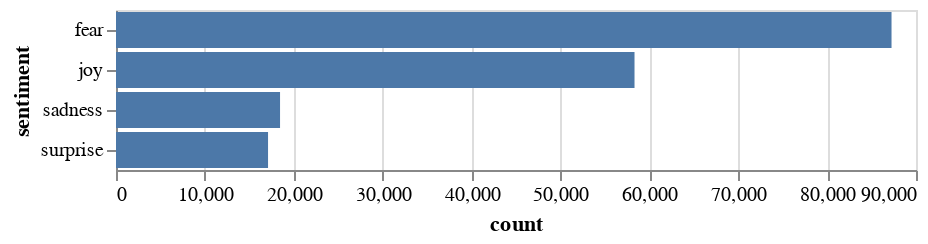

The cell this chart's notebook holds for it:
### Code cell
alt.Chart(sentiment_count).mark_bar().encode(
    x='count',
    y='sentiment'
)

### Figure 1 — Vega-Lite specification as saved in the notebook (floating-point values rounded to 4 significant figures)
{"config": {"view": {"continuousWidth": 400, "continuousHeight": 300}}, "data": {"name": "data-a66b9203c15ca587a7ff727db6799b49"}, "mark": "bar", "encoding": {"x": {"type": "quantitative", "field": "count"}, "y": {"type": "nominal", "field": "sentiment"}}, "$schema": "https://vega.github.io/schema/vega-lite/v4.8.1.json", "datasets": {"data-a66b9203c15ca587a7ff727db6799b49": [{"sentiment": "fear", "count": 87247}, {"sentiment": "joy", "count": 58333}, {"sentiment": "sadness", "count": 18455}, {"sentiment": "surprise", "count": 17105}]}}
